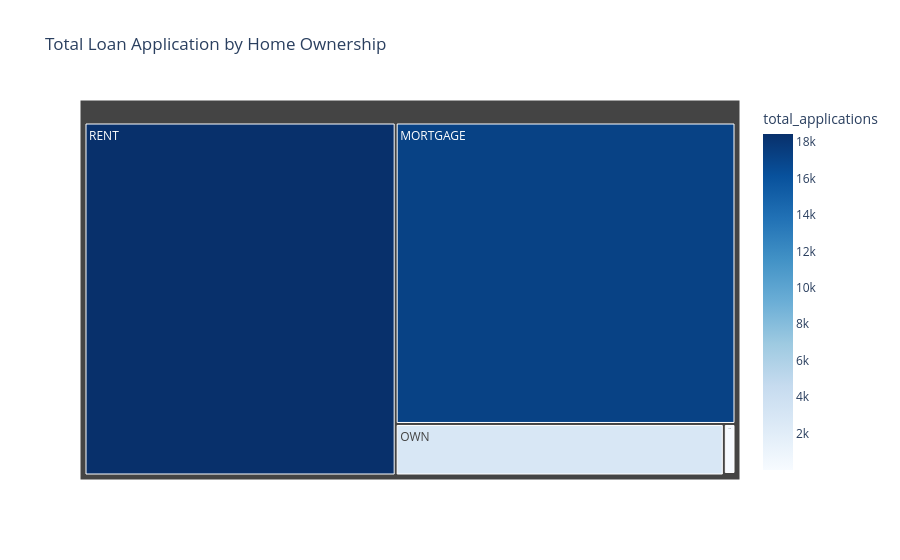

Notebook code cell kept with this figure:
### Markdown cell above
### Emp OwnerShip by Total Loan Application

### Code cell
home_applications = df.groupby('home_ownership')['id'].count().reset_index()
home_applications['total_applications'] = home_applications['id'] 

fig = px.treemap(
    home_applications,
    path=['home_ownership'],
    values='total_applications',
    color='total_applications',
    color_continuous_scale='Blues',
    title='Total Loan Application by Home Ownership '
)

fig.show()

### Figure 1 — Plotly figure (JSON) as saved in the notebook; plotly's stock layout.template omitted (floating-point values rounded to 4 significant figures)
{"data": [{"branchvalues": "total", "customdata": [[17198], [3], [98], [2838], [18439]], "domain": {"x": [0, 1], "y": [0, 1]}, "hovertemplate": "labels=%{label}<br>total_applications_sum=%{value}<br>parent=%{parent}<br>id=%{id}<br>total_applications=%{color}<extra></extra>", "ids": ["MORTGAGE", "NONE", "OTHER", "OWN", "RENT"], "labels": ["MORTGAGE", "NONE", "OTHER", "OWN", "RENT"], "marker": {"coloraxis": "coloraxis", "colors": [17198, 3, 98, 2838, 18439]}, "name": "", "parents": ["", "", "", "", ""], "type": "treemap", "values": [17198, 3, 98, 2838, 18439]}], "layout": {"coloraxis": {"colorbar": {"title": {"text": "total_applications"}}, "colorscale": [[0, "rgb(247,251,255)"], [0.125, "rgb(222,235,247)"], [0.25, "rgb(198,219,239)"], [0.375, "rgb(158,202,225)"], [0.5, "rgb(107,174,214)"], [0.625, "rgb(66,146,198)"], [0.75, "rgb(33,113,181)"], [0.875, "rgb(8,81,156)"], [1, "rgb(8,48,107)"]]}, "legend": {"tracegroupgap": 0}, "title": {"text": "Total Loan Application by Home Ownership "}}}
